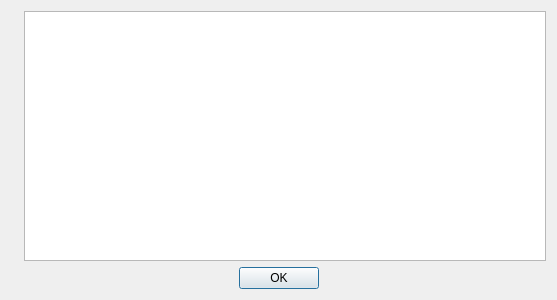
<?xml version="1.0" encoding="UTF-8"?>
<ui version="4.0">
 <class>AboutDialog</class>
 <widget class="QDialog" name="AboutDialog">
  <property name="geometry">
   <rect>
    <x>0</x>
    <y>0</y>
    <width>557</width>
    <height>300</height>
   </rect>
  </property>
  <property name="windowTitle">
   <string>Dialog</string>
  </property>
  <layout class="QVBoxLayout" name="verticalLayout">
   <item>
    <layout class="QHBoxLayout" name="horizontalLayout_2">
     <item>
      <widget class="QLabel" name="label">
       <property name="text">
        <string/>
       </property>
       <property name="pixmap">
        <pixmap resource="resources.qrc">:/icons/pics/cart.png</pixmap>
       </property>
      </widget>
     </item>
     <item>
      <widget class="QTextBrowser" name="myText">
       <property name="openExternalLinks">
        <bool>true</bool>
       </property>
      </widget>
     </item>
    </layout>
   </item>
   <item>
    <layout class="QHBoxLayout" name="horizontalLayout">
     <item>
      <spacer name="horizontalSpacer">
       <property name="orientation">
        <enum>Qt::Horizontal</enum>
       </property>
       <property name="sizeHint" stdset="0">
        <size>
         <width>40</width>
         <height>20</height>
        </size>
       </property>
      </spacer>
     </item>
     <item>
      <widget class="QDialogButtonBox" name="buttonBox">
       <property name="sizePolicy">
        <sizepolicy hsizetype="Fixed" vsizetype="Fixed">
         <horstretch>0</horstretch>
         <verstretch>0</verstretch>
        </sizepolicy>
       </property>
       <property name="orientation">
        <enum>Qt::Horizontal</enum>
       </property>
       <property name="standardButtons">
        <set>QDialogButtonBox::Ok</set>
       </property>
      </widget>
     </item>
     <item>
      <spacer name="horizontalSpacer_2">
       <property name="orientation">
        <enum>Qt::Horizontal</enum>
       </property>
       <property name="sizeHint" stdset="0">
        <size>
         <width>40</width>
         <height>20</height>
        </size>
       </property>
      </spacer>
     </item>
    </layout>
   </item>
  </layout>
 </widget>
 <tabstops>
  <tabstop>buttonBox</tabstop>
 </tabstops>
 <resources>
  <include location="resources.qrc"/>
 </resources>
 <connections>
  <connection>
   <sender>buttonBox</sender>
   <signal>accepted()</signal>
   <receiver>AboutDialog</receiver>
   <slot>accept()</slot>
   <hints>
    <hint type="sourcelabel">
     <x>348</x>
     <y>265</y>
    </hint>
    <hint type="destinationlabel">
     <x>157</x>
     <y>274</y>
    </hint>
   </hints>
  </connection>
  <connection>
   <sender>buttonBox</sender>
   <signal>rejected()</signal>
   <receiver>AboutDialog</receiver>
   <slot>reject()</slot>
   <hints>
    <hint type="sourcelabel">
     <x>316</x>
     <y>260</y>
    </hint>
    <hint type="destinationlabel">
     <x>286</x>
     <y>274</y>
    </hint>
   </hints>
  </connection>
 </connections>
</ui>
